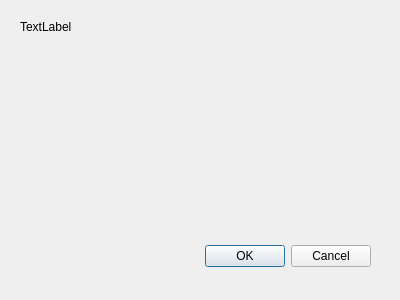
<?xml version="1.0" encoding="UTF-8"?>
<ui version="4.0">
 <class>Dialog</class>
 <widget class="QDialog" name="Dialog">
  <property name="geometry">
   <rect>
    <x>0</x>
    <y>0</y>
    <width>400</width>
    <height>300</height>
   </rect>
  </property>
  <property name="windowTitle">
   <string>Dialog</string>
  </property>
  <widget class="QDialogButtonBox" name="buttonBox">
   <property name="geometry">
    <rect>
     <x>30</x>
     <y>240</y>
     <width>341</width>
     <height>32</height>
    </rect>
   </property>
   <property name="orientation">
    <enum>Qt::Orientation::Horizontal</enum>
   </property>
   <property name="standardButtons">
    <set>QDialogButtonBox::StandardButton::Cancel|QDialogButtonBox::StandardButton::Ok</set>
   </property>
  </widget>
  <widget class="QLabel" name="textBox">
   <property name="geometry">
    <rect>
     <x>20</x>
     <y>20</y>
     <width>271</width>
     <height>141</height>
    </rect>
   </property>
   <property name="text">
    <string>TextLabel</string>
   </property>
   <property name="alignment">
    <set>Qt::AlignmentFlag::AlignLeading|Qt::AlignmentFlag::AlignLeft|Qt::AlignmentFlag::AlignTop</set>
   </property>
  </widget>
 </widget>
 <resources/>
 <connections>
  <connection>
   <sender>buttonBox</sender>
   <signal>accepted()</signal>
   <receiver>Dialog</receiver>
   <slot>accept()</slot>
   <hints>
    <hint type="sourcelabel">
     <x>248</x>
     <y>254</y>
    </hint>
    <hint type="destinationlabel">
     <x>157</x>
     <y>274</y>
    </hint>
   </hints>
  </connection>
  <connection>
   <sender>buttonBox</sender>
   <signal>rejected()</signal>
   <receiver>Dialog</receiver>
   <slot>reject()</slot>
   <hints>
    <hint type="sourcelabel">
     <x>316</x>
     <y>260</y>
    </hint>
    <hint type="destinationlabel">
     <x>286</x>
     <y>274</y>
    </hint>
   </hints>
  </connection>
 </connections>
</ui>
